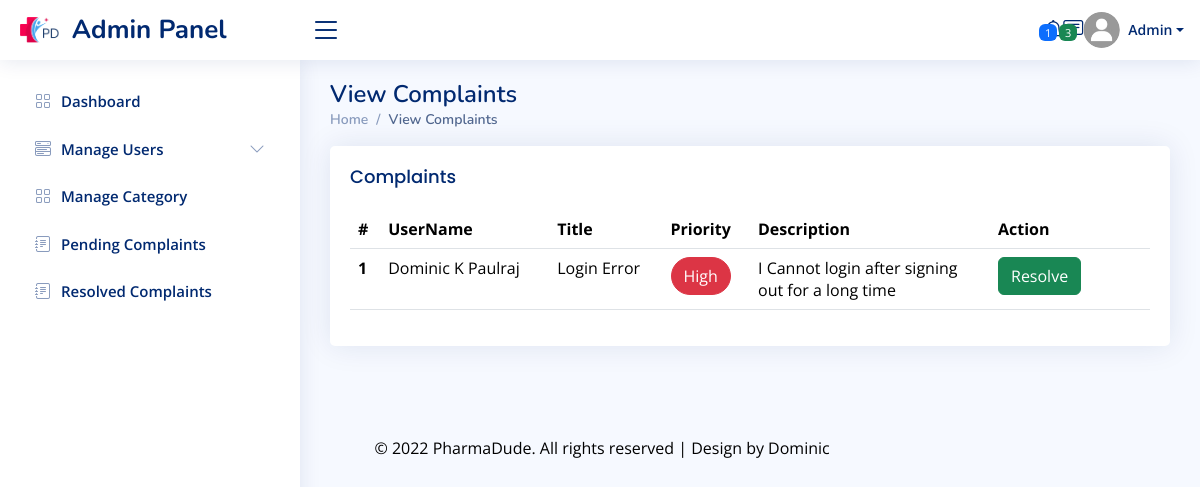
The page /admin/viewcmplnt.php on the database its author committed.
### tables this page shows
CREATE TABLE `complaint` (
  `complaintid` int(11) NOT NULL,
  `userid` varchar(25) NOT NULL,
  `subject` varchar(50) NOT NULL,
  `description` varchar(500) NOT NULL,
  `datetime` datetime NOT NULL DEFAULT current_timestamp(),
  `reply` varchar(500) DEFAULT NULL,
  `status` int(11) NOT NULL DEFAULT -1,
  `priority` varchar(3) DEFAULT NULL
);

CREATE TABLE `cuser` (
  `userid` int(11) NOT NULL,
  `name` varchar(24) NOT NULL,
  `address` varchar(50) NOT NULL,
  `dob` date NOT NULL,
  `gender` varchar(6) NOT NULL,
  `city` varchar(25) NOT NULL,
  `distid` int(11) NOT NULL,
  `pincode` varchar(6) NOT NULL,
  `profilepic` varchar(100) NOT NULL,
  `email` varchar(50) NOT NULL,
  `phone` varchar(10) NOT NULL
);

### admin/viewcmplnt.php (the view, shortened to what this page needs)
<?php
require "header.php";
$sql="select * from complaint,cuser where complaint.userid=cuser.email and status=-1";
$a=mysqli_query($conn,$sql);
?>
<main id="main" class="main">
  <div class="pagetitle">
    <h1>View Complaints</h1>
    <nav>
      <ol class="breadcrumb">
        <li class="breadcrumb-item"><a href="../index.html">Home</a></li>
        <li class="breadcrumb-item active">View Complaints</li>
      </ol>
    </nav>
  </div>
  <section class="section">
    <div class="row">
      <div class="col-lg-12">
        <div class="card">
          <div class="card-body">
            <h5 class="card-title">Complaints</h5>
            <table class="table datatable">
              <thead>
                <tr>
                  <th scope="col">#</th>
                  <th scope="col">UserName</th>
                  <th scope="col">Title</th>
                  <th scope="col">Priority</th>
                  <th scope="col" width="30%">Description</th>
                  <th scope="col" width="20%">Action</th>
                </tr>
              </thead>
              <tbody>
                <?php
                $n=1;
                while($row=mysqli_fetch_assoc($a))
                {
                  ?>
                  <tr>
                    <th scope="row"><?php echo $n;?></th>
                    <td><?php echo $row['name']?></td>
                    <td><?php echo $row['subject']?></td>
                    <td><?php
                    if($row['priority']=='hig') echo "<a class='btn btn-xs rounded-pill btn-danger'>High</a>";
                    else if($row['priority']=='med') echo "<a class='btn btn-sm rounded-pill btn-warning'>Medium</a>";
                    else if($row['priority']=='low') echo "<a class='btn btn-sm rounded-pill btn-info'>Low</a>";?>
                  </td>
                  <td><?php echo $row['description'];?></td>
                  <td>
                    <?php
                    if($row['status']==-1)
                      {
                        ?>
                        <div class="btn-group">
                    <a class="btn btn-success"  data-bs-toggle="modal" data-bs-target="#verticalycentered" onclick="document.frm.complaintid.value=<?php echo $row['complaintid'];?>">Resolve</a>
                  </div>
<?php
}
?>
                </td>
              </tr>
              <?php
            }
            ?>
          </tbody>
        </table>
      </div>
    </div>
  </div>
</div>
</section>
</main>
<?php
require "footer.php";
?>

### admin/assets/css/style.css (style rules this page uses)
:root { scroll-behavior: smooth; }
body { font-family: "Open Sans", sans-serif; background: #f6f9ff; color: #444444; }
a { color: #4154f1; text-decoration: none; }
h1, h2, h3, h4, h5, h6 { font-family: "Nunito", sans-serif; }
#main { margin-top: 60px; padding: 20px 30px; transition: all 0.3s; }
.pagetitle { margin-bottom: 10px; }
.pagetitle h1 { font-size: 24px; margin-bottom: 0; font-weight: 600; color: #012970; }
.card { margin-bottom: 30px; border: none; border-radius: 5px; box-shadow: 0px 0 30px rgba(1, 41, 112, 0.1); overflow: hidden; }
.card-title { padding: 20px 0 15px 0; font-size: 18px; font-weight: 500; color: #012970; font-family: "Poppins", sans-serif; }
.card-body { padding: 0 20px 20px 20px; }
.breadcrumb { font-size: 14px; font-family: "Nunito", sans-serif; color: #899bbd; font-weight: 600; }
.breadcrumb a { color: #899bbd; transition: 0.3s; }
.breadcrumb .breadcrumb-item::before { color: #899bbd; }
.breadcrumb .active { color: #51678f; font-weight: 600; }
@media (min-width: 1200px) { #main, #footer { margin-left: 300px; } }

### rows shown on the page
complaint: cuser.name "Dominic K Paulraj", subject "Login Error", priority "High", description "I Cannot login after signing out for a long time", $row['complaintid'] 5 (drawn)

### other values the page prints
$num "1"
$num "3"
